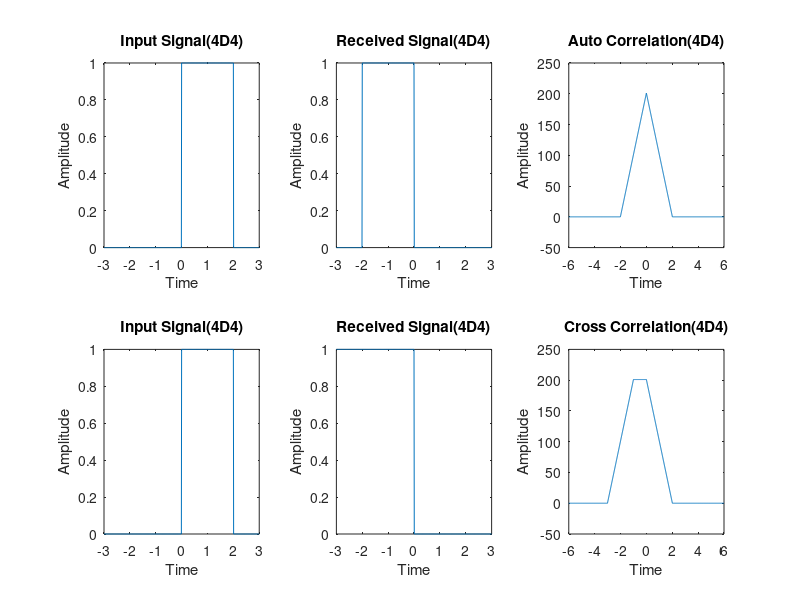

Here is the MATLAB script that generated this plot:
close all
clear all

t1 = -3:0.01:3;
x = 1.*((t1>=0)&(t1<=2))+0.*((t1<0)&(t1>2));

t2 = -t1;

a = min(t1)+min(t2);
b = max(t1)+max(t2);

t = a:0.01:b;
RXX = xcorr(x,x);

subplot(2,3,1);
plot(t1,x);
xlabel("Time");
ylabel("Amplitude");
title("Input Signal(4D4)");

subplot(2,3,2);
plot(t2,x);
xlabel("Time");
ylabel("Amplitude");
title("Received Signal(4D4)");

subplot(2,3,3);
plot(t,RXX);
xlabel("Time");
ylabel("Amplitude");
title("Auto Correlation(4D4)");

%Cross Correlation
t1 = -3:0.01:3;
x = 1.*((t1>=0)&(t1<=2))+0.*((t1<0)&(t1>2));

t2 = -3:0.01:3;
y = 1.*((t2>=0)&(t2<=3))+0.*((t2<0)&(t2>3));
t3 = -t2;

a = min(t1)+min(t3);
b = max(t1)+max(t3);

t = a:0.01:b;
RXY = xcorr(x,y);

subplot(2,3,4);
plot(t1,x);
xlabel("Time");
ylabel("Amplitude");
title("Input Signal(4D4)");

subplot(2,3,5);
plot(t3,y);
xlabel("Time");
ylabel("Amplitude");
title("Received Signal(4D4)");

subplot(2,3,6);
plot(t,RXY);
xlabel("Time");
ylabel("Amplitude");
title("Cross Correlation(4D4)");
